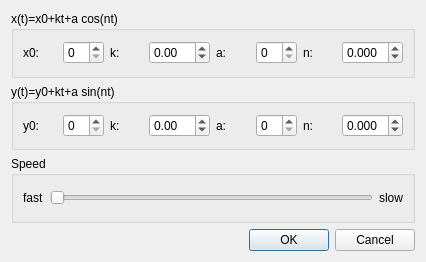
<?xml version="1.0" encoding="UTF-8"?>
<ui version="4.0">
 <class>move_clock::SettingsDialog</class>
 <widget class="QDialog" name="move_clock::SettingsDialog">
  <property name="geometry">
   <rect>
    <x>0</x>
    <y>0</y>
    <width>426</width>
    <height>262</height>
   </rect>
  </property>
  <property name="windowTitle">
   <string>Moving clock plugin settings</string>
  </property>
  <layout class="QVBoxLayout" name="verticalLayout">
   <item>
    <widget class="QGroupBox" name="x_group_box">
     <property name="title">
      <string notr="true">x(t)=x0+kt+a cos(nt)</string>
     </property>
     <layout class="QHBoxLayout" name="horizontalLayout">
      <item>
       <widget class="QLabel" name="x0_label">
        <property name="text">
         <string notr="true">x0:</string>
        </property>
       </widget>
      </item>
      <item>
       <widget class="QSpinBox" name="x0_value"/>
      </item>
      <item>
       <widget class="QLabel" name="kx_label">
        <property name="text">
         <string notr="true">k:</string>
        </property>
       </widget>
      </item>
      <item>
       <widget class="QDoubleSpinBox" name="kx_value">
        <property name="minimum">
         <double>-99.989999999999995</double>
        </property>
       </widget>
      </item>
      <item>
       <widget class="QLabel" name="ax_label">
        <property name="text">
         <string notr="true">a:</string>
        </property>
       </widget>
      </item>
      <item>
       <widget class="QSpinBox" name="ax_value"/>
      </item>
      <item>
       <widget class="QLabel" name="nx_label">
        <property name="text">
         <string notr="true">n:</string>
        </property>
       </widget>
      </item>
      <item>
       <widget class="QDoubleSpinBox" name="nx_value">
        <property name="decimals">
         <number>3</number>
        </property>
        <property name="minimum">
         <double>-9.999000000000001</double>
        </property>
        <property name="maximum">
         <double>9.999000000000001</double>
        </property>
        <property name="singleStep">
         <double>0.010000000000000</double>
        </property>
       </widget>
      </item>
     </layout>
    </widget>
   </item>
   <item>
    <widget class="QGroupBox" name="y_group_box">
     <property name="title">
      <string notr="true">y(t)=y0+kt+a sin(nt)</string>
     </property>
     <layout class="QHBoxLayout" name="horizontalLayout_2">
      <item>
       <widget class="QLabel" name="y0_label">
        <property name="text">
         <string notr="true">y0:</string>
        </property>
       </widget>
      </item>
      <item>
       <widget class="QSpinBox" name="y0_value"/>
      </item>
      <item>
       <widget class="QLabel" name="ky_label">
        <property name="text">
         <string notr="true">k:</string>
        </property>
       </widget>
      </item>
      <item>
       <widget class="QDoubleSpinBox" name="ky_value">
        <property name="minimum">
         <double>-99.989999999999995</double>
        </property>
       </widget>
      </item>
      <item>
       <widget class="QLabel" name="ay_label">
        <property name="text">
         <string notr="true">a:</string>
        </property>
       </widget>
      </item>
      <item>
       <widget class="QSpinBox" name="ay_value"/>
      </item>
      <item>
       <widget class="QLabel" name="ny_label">
        <property name="text">
         <string notr="true">n:</string>
        </property>
       </widget>
      </item>
      <item>
       <widget class="QDoubleSpinBox" name="ny_value">
        <property name="decimals">
         <number>3</number>
        </property>
        <property name="minimum">
         <double>-9.999000000000001</double>
        </property>
        <property name="maximum">
         <double>9.999000000000001</double>
        </property>
        <property name="singleStep">
         <double>0.010000000000000</double>
        </property>
       </widget>
      </item>
     </layout>
    </widget>
   </item>
   <item>
    <widget class="QGroupBox" name="speed_group_box">
     <property name="title">
      <string>Speed</string>
     </property>
     <layout class="QHBoxLayout" name="horizontalLayout_3">
      <item>
       <widget class="QLabel" name="fast_label">
        <property name="text">
         <string>fast</string>
        </property>
       </widget>
      </item>
      <item>
       <widget class="QSlider" name="speed_slider">
        <property name="minimum">
         <number>25</number>
        </property>
        <property name="maximum">
         <number>1000</number>
        </property>
        <property name="orientation">
         <enum>Qt::Horizontal</enum>
        </property>
       </widget>
      </item>
      <item>
       <widget class="QLabel" name="slow_label">
        <property name="text">
         <string>slow</string>
        </property>
       </widget>
      </item>
     </layout>
    </widget>
   </item>
   <item>
    <widget class="QDialogButtonBox" name="buttonBox">
     <property name="orientation">
      <enum>Qt::Horizontal</enum>
     </property>
     <property name="standardButtons">
      <set>QDialogButtonBox::Cancel|QDialogButtonBox::Ok</set>
     </property>
    </widget>
   </item>
  </layout>
 </widget>
 <resources/>
 <connections>
  <connection>
   <sender>buttonBox</sender>
   <signal>accepted()</signal>
   <receiver>move_clock::SettingsDialog</receiver>
   <slot>accept()</slot>
   <hints>
    <hint type="sourcelabel">
     <x>248</x>
     <y>254</y>
    </hint>
    <hint type="destinationlabel">
     <x>157</x>
     <y>274</y>
    </hint>
   </hints>
  </connection>
  <connection>
   <sender>buttonBox</sender>
   <signal>rejected()</signal>
   <receiver>move_clock::SettingsDialog</receiver>
   <slot>reject()</slot>
   <hints>
    <hint type="sourcelabel">
     <x>316</x>
     <y>260</y>
    </hint>
    <hint type="destinationlabel">
     <x>286</x>
     <y>274</y>
    </hint>
   </hints>
  </connection>
 </connections>
</ui>
